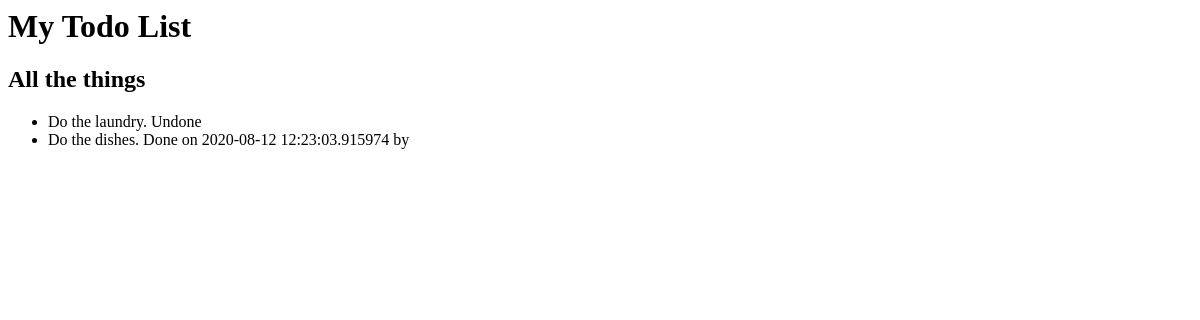
/all, run on an earlier commit of the app's database.
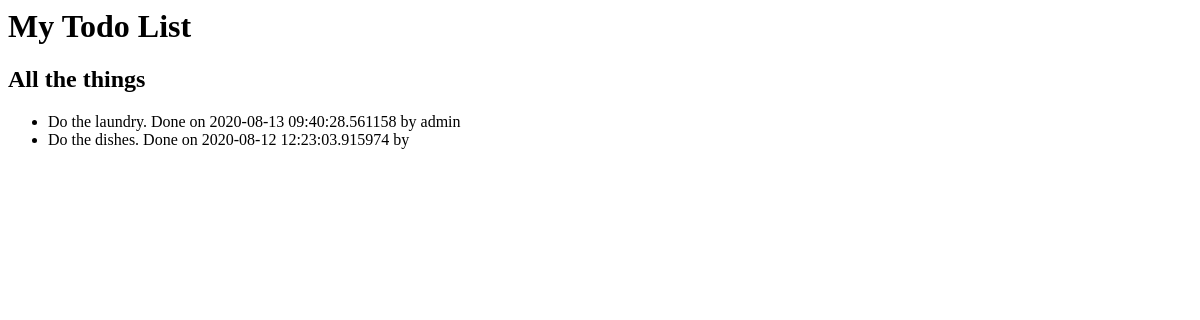
And on a later commit of the database.
### model.py (models this page shows)
class Task(Model):
    name = CharField(max_length=255)
    performed = DateTimeField(null=True)
    performed_by = ForeignKeyField(model=User, null=True)
    class Meta:
        database = db

class User(Model):
    name = CharField(max_length=255, unique=True)
    password = CharField(max_length=255)
    class Meta:
        database = db

### main.py (the view)
@app.route('/all')
def all_tasks():
    return render_template('all.jinja2', tasks=Task.select())

### templates/all.jinja2
{% extends 'base.jinja2' %}
{% block subtitle %}All the things{% endblock subtitle %}
{% block content %}
<ul>
    {% for task in tasks %}
    <li>
       {{ task.name }} {% if task.performed %} Done on {{ task.performed }} by {{ task.performed_by.name }}{% else %} Undone {% endif %}
    </li>
    {% endfor %}
</ul>
{% endblock content %}

### templates/base.jinja2 (shortened to what this page needs)
<html>
<head>
</head>
<body>
    <h1>My Todo List</h1>
    <h2>{% block subtitle %} {% endblock subtitle %}</h2>
    {% block content %} {% endblock content %}
</body>
</html>

What changed in the data, as far as the page shows it:
changed Task "Do the laundry.": performed (not shown) → "2020-08-13 09:40:28.561158"; performed_by.name (not shown) → "admin"; performed "Undone" → "Done on by"
